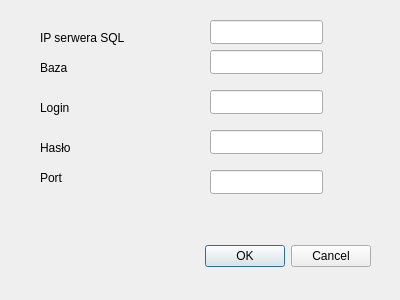
<?xml version="1.0" encoding="UTF-8"?>
<ui version="4.0">
 <class>Ustawieniaserwsynaptic</class>
 <widget class="QDialog" name="Ustawieniaserwsynaptic">
  <property name="geometry">
   <rect>
    <x>0</x>
    <y>0</y>
    <width>400</width>
    <height>300</height>
   </rect>
  </property>
  <property name="windowTitle">
   <string>Dialog</string>
  </property>
  <widget class="QDialogButtonBox" name="buttonBox">
   <property name="geometry">
    <rect>
     <x>30</x>
     <y>240</y>
     <width>341</width>
     <height>32</height>
    </rect>
   </property>
   <property name="orientation">
    <enum>Qt::Horizontal</enum>
   </property>
   <property name="standardButtons">
    <set>QDialogButtonBox::Cancel|QDialogButtonBox::Ok</set>
   </property>
  </widget>
  <widget class="QLabel" name="label">
   <property name="geometry">
    <rect>
     <x>40</x>
     <y>30</y>
     <width>91</width>
     <height>16</height>
    </rect>
   </property>
   <property name="text">
    <string>IP serwera SQL</string>
   </property>
  </widget>
  <widget class="QLabel" name="label_2">
   <property name="geometry">
    <rect>
     <x>40</x>
     <y>60</y>
     <width>55</width>
     <height>16</height>
    </rect>
   </property>
   <property name="text">
    <string>Baza</string>
   </property>
  </widget>
  <widget class="QLabel" name="label_3">
   <property name="geometry">
    <rect>
     <x>40</x>
     <y>100</y>
     <width>55</width>
     <height>16</height>
    </rect>
   </property>
   <property name="text">
    <string>Login</string>
   </property>
  </widget>
  <widget class="QLabel" name="label_4">
   <property name="geometry">
    <rect>
     <x>40</x>
     <y>140</y>
     <width>55</width>
     <height>16</height>
    </rect>
   </property>
   <property name="text">
    <string>Hasło</string>
   </property>
  </widget>
  <widget class="QLineEdit" name="lineEditIPSerwera">
   <property name="geometry">
    <rect>
     <x>210</x>
     <y>20</y>
     <width>113</width>
     <height>24</height>
    </rect>
   </property>
  </widget>
  <widget class="QLineEdit" name="lineEditBaza">
   <property name="geometry">
    <rect>
     <x>210</x>
     <y>50</y>
     <width>113</width>
     <height>24</height>
    </rect>
   </property>
  </widget>
  <widget class="QLineEdit" name="lineEditLogin">
   <property name="geometry">
    <rect>
     <x>210</x>
     <y>90</y>
     <width>113</width>
     <height>24</height>
    </rect>
   </property>
  </widget>
  <widget class="QLineEdit" name="lineEditPassword">
   <property name="geometry">
    <rect>
     <x>210</x>
     <y>130</y>
     <width>113</width>
     <height>24</height>
    </rect>
   </property>
   <property name="echoMode">
    <enum>QLineEdit::Password</enum>
   </property>
  </widget>
  <widget class="QLineEdit" name="lineEditPort">
   <property name="geometry">
    <rect>
     <x>210</x>
     <y>170</y>
     <width>113</width>
     <height>24</height>
    </rect>
   </property>
  </widget>
  <widget class="QLabel" name="label_5">
   <property name="geometry">
    <rect>
     <x>40</x>
     <y>170</y>
     <width>55</width>
     <height>16</height>
    </rect>
   </property>
   <property name="text">
    <string>Port </string>
   </property>
  </widget>
 </widget>
 <resources/>
 <connections>
  <connection>
   <sender>buttonBox</sender>
   <signal>accepted()</signal>
   <receiver>Ustawieniaserwsynaptic</receiver>
   <slot>accept()</slot>
   <hints>
    <hint type="sourcelabel">
     <x>248</x>
     <y>254</y>
    </hint>
    <hint type="destinationlabel">
     <x>157</x>
     <y>274</y>
    </hint>
   </hints>
  </connection>
  <connection>
   <sender>buttonBox</sender>
   <signal>rejected()</signal>
   <receiver>Ustawieniaserwsynaptic</receiver>
   <slot>reject()</slot>
   <hints>
    <hint type="sourcelabel">
     <x>316</x>
     <y>260</y>
    </hint>
    <hint type="destinationlabel">
     <x>286</x>
     <y>274</y>
    </hint>
   </hints>
  </connection>
 </connections>
</ui>
